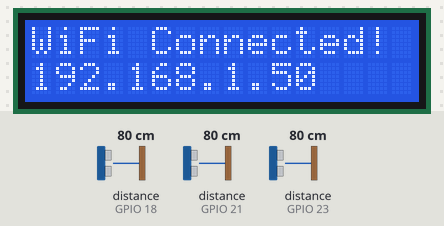
Recording of a sketch running on a simulated ESP32. Shown: 16×2 character LCD. Wiring (inferred from the names in the program): 3 × ultrasonic range finder: trigger GPIO 5, echo GPIO 18 / trigger GPIO 19, echo GPIO 21 / trigger GPIO 22, echo GPIO 23. Inputs (shaded band) come from the test bench; at power-on: distance to the obstacle (sensors on GPIO 18, GPIO 21, GPIO 23) 80 cm. The echo pulse lasts 58.3 µs per cm; WiFi joins after 1.5 s; servers stay silent unless stated; what the sketch prints to the serial monitor is not drawn.

Above: at 3.7 s.
At 8.1 s:
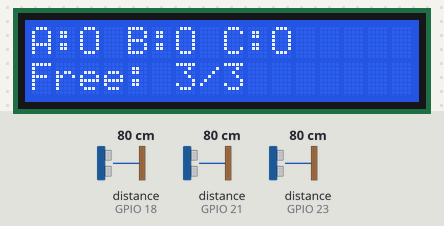
8.2 s: distance to the obstacle (sensor on GPIO 18) set to 18 cm
11.8 s: distance to the obstacle (sensor on GPIO 18) set to 14 cm
At 13.1 s:
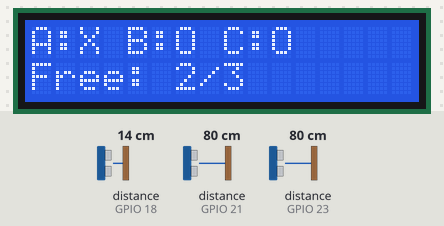
14.0 s: distance to the obstacle (sensor on GPIO 21) set to 17 cm
16.6 s: distance to the obstacle (sensor on GPIO 21) set to 13 cm
At 17.9 s:
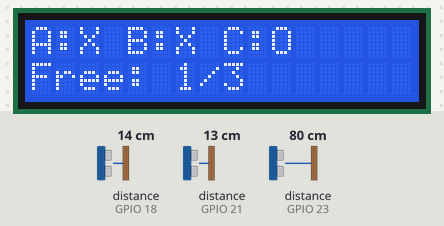
18.8 s: distance to the obstacle (sensor on GPIO 23) set to 17 cm
21.7 s: distance to the obstacle (sensor on GPIO 23) set to 14 cm
At 22.5 s:
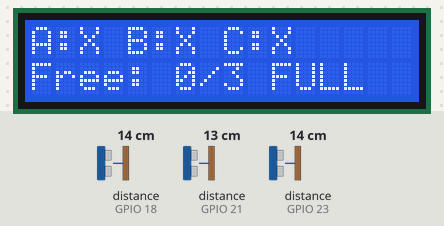
Timing chart, 0 to 24.7 s (numbered marks = the images above; inputs shaded):
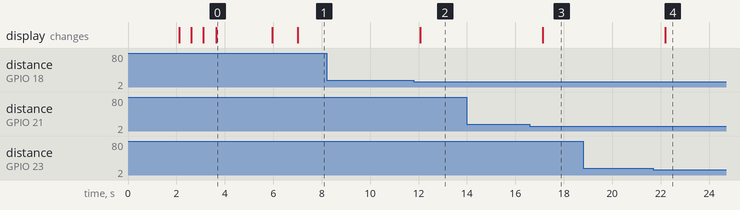

Measured:
- the behaviour switches between 16 and 15 cm on distance to the obstacle (sensor on GPIO 18) (found by bisection; images 1 and 2)
- the behaviour switches between 16 and 15 cm on distance to the obstacle (sensor on GPIO 21) (found by bisection; images 2 and 3)
- the behaviour switches between 16 and 15 cm on distance to the obstacle (sensor on GPIO 23) (found by bisection; images 3 and 4)
- after the input at 8.2 s, every drawn part: stays the same
- after the input at 11.8 s, the display: changes after 0.28 s (image 2)
- after the input at 14.0 s, every drawn part: stays the same
- after the input at 16.6 s, the display: changes after 0.54 s (image 3)
- after the input at 18.8 s, every drawn part: stays the same
- after the input at 21.7 s, the display: changes after 0.49 s (image 4)
- what the display in image 0 shows lasts 2.4 s, from 3.6 s to 6.0 s

The sketch:

smart_parking.ino
```cpp
/*
 * Smart Parking System - ESP32 Code
 *
 * Features:
 * - 3 Ultrasonic sensors for parking slot detection
 * - LCD 16x2 display for local status
 * - Firebase Realtime Database integration
 * - WiFi connectivity
 *
 * Hardware:
 * - ESP32 Dev Board
 * - 3x HC-SR04 Ultrasonic Sensors
 * - LCD 16x2 with I2C
 * - 2x 18650 batteries + 5V step-down
 */

#include <WiFi.h>
#include <FirebaseESP32.h>
#include <Wire.h>
#include <LiquidCrystal_I2C.h>

// ===== WiFi Credentials =====
#define WIFI_SSID "YOUR_WIFI_SSID"
#define WIFI_PASSWORD "YOUR_WIFI_PASSWORD"

// ===== Firebase Configuration =====
#define FIREBASE_HOST "YOUR_PROJECT_ID.firebaseio.com"
#define FIREBASE_AUTH "YOUR_FIREBASE_DATABASE_SECRET"

// ===== Ultrasonic Sensor Pins =====
// Slot A
#define TRIG_A 5
#define ECHO_A 18

// Slot B
#define TRIG_B 19
#define ECHO_B 21

// Slot C
#define TRIG_C 22
#define ECHO_C 23

// ===== LCD Configuration =====
#define LCD_ADDRESS 0x27  // Change to 0x3F if 0x27 doesn't work
#define LCD_COLUMNS 16
#define LCD_ROWS 2

// ===== Detection Settings =====
#define DISTANCE_THRESHOLD 15  // Distance in cm to consider slot occupied
#define UPDATE_INTERVAL 1000   // Update every 1 second

// ===== Global Objects =====
FirebaseData firebaseData;
FirebaseConfig firebaseConfig;
FirebaseAuth firebaseAuth;
LiquidCrystal_I2C lcd(LCD_ADDRESS, LCD_COLUMNS, LCD_ROWS);

// ===== Global Variables =====
bool slotA_occupied = false;
bool slotB_occupied = false;
bool slotC_occupied = false;
int availableSlots = 3;
unsigned long lastUpdate = 0;

// ===== Function Declarations =====
float getDistance(int trigPin, int echoPin);
void updateLCD();
void sendToFirebase();
void connectWiFi();
void initFirebase();

void setup() {
  Serial.begin(115200);
  Serial.println("Smart Parking System Starting...");

  // Initialize ultrasonic sensors
  pinMode(TRIG_A, OUTPUT);
  pinMode(ECHO_A, INPUT);
  pinMode(TRIG_B, OUTPUT);
  pinMode(ECHO_B, INPUT);
  pinMode(TRIG_C, OUTPUT);
  pinMode(ECHO_C, INPUT);

  // Initialize LCD
  lcd.init();
  lcd.backlight();
  lcd.clear();
  lcd.setCursor(0, 0);
  lcd.print("Smart Parking");
  lcd.setCursor(0, 1);
  lcd.print("Initializing...");

  delay(2000);

  // Connect to WiFi
  connectWiFi();

  // Initialize Firebase
  initFirebase();

  lcd.clear();
  lcd.setCursor(0, 0);
  lcd.print("System Ready!");
  delay(1000);
}

void loop() {
  unsigned long currentMillis = millis();

  // Update every second
  if (currentMillis - lastUpdate >= UPDATE_INTERVAL) {
    lastUpdate = currentMillis;

    // Read distances from sensors
    float distA = getDistance(TRIG_A, ECHO_A);
    float distB = getDistance(TRIG_B, ECHO_B);
    float distC = getDistance(TRIG_C, ECHO_C);

    // Determine slot occupancy
    slotA_occupied = (distA > 0 && distA < DISTANCE_THRESHOLD);
    slotB_occupied = (distB > 0 && distB < DISTANCE_THRESHOLD);
    slotC_occupied = (distC > 0 && distC < DISTANCE_THRESHOLD);

    // Calculate available slots
    availableSlots = 0;
    if (!slotA_occupied) availableSlots++;
    if (!slotB_occupied) availableSlots++;
    if (!slotC_occupied) availableSlots++;

    // Debug output
    Serial.println("=== Parking Status ===");
    Serial.printf("Slot A: %.1fcm - %s\n", distA, slotA_occupied ? "OCCUPIED" : "AVAILABLE");
    Serial.printf("Slot B: %.1fcm - %s\n", distB, slotB_occupied ? "OCCUPIED" : "AVAILABLE");
    Serial.printf("Slot C: %.1fcm - %s\n", distC, slotC_occupied ? "OCCUPIED" : "AVAILABLE");
    Serial.printf("Available: %d/3\n\n", availableSlots);

    // Update LCD display
    updateLCD();

    // Send data to Firebase
    if (WiFi.status() == WL_CONNECTED) {
      sendToFirebase();
    } else {
      Serial.println("WiFi disconnected! Reconnecting...");
      connectWiFi();
    }
  }
}

// ===== Get Distance from Ultrasonic Sensor =====
float getDistance(int trigPin, int echoPin) {
  digitalWrite(trigPin, LOW);
  delayMicroseconds(2);
  digitalWrite(trigPin, HIGH);
  delayMicroseconds(10);
  digitalWrite(trigPin, LOW);

  long duration = pulseIn(echoPin, HIGH, 30000); // 30ms timeout

  if (duration == 0) {
    return -1; // No echo received
  }

  float distance = duration * 0.034 / 2; // Speed of sound: 340m/s
  return distance;
}

// ===== Update LCD Display =====
void updateLCD() {
  lcd.clear();

  // Line 1: Show individual slot status
  lcd.setCursor(0, 0);
  lcd.print("A:");
  lcd.print(slotA_occupied ? "X" : "O");
  lcd.print(" B:");
  lcd.print(slotB_occupied ? "X" : "O");
  lcd.print(" C:");
  lcd.print(slotC_occupied ? "X" : "O");

  // Line 2: Show available count
  lcd.setCursor(0, 1);
  lcd.print("Free: ");
  lcd.print(availableSlots);
  lcd.print("/3");

  if (availableSlots == 0) {
    lcd.print(" FULL");
  }
}

// ===== Send Data to Firebase =====
void sendToFirebase() {
  // Update individual slot status
  Firebase.setBool(firebaseData, "/parking/slots/slotA/occupied", slotA_occupied);
  Firebase.setBool(firebaseData, "/parking/slots/slotB/occupied", slotB_occupied);
  Firebase.setBool(firebaseData, "/parking/slots/slotC/occupied", slotC_occupied);

  // Update slot names (for display)
  Firebase.setString(firebaseData, "/parking/slots/slotA/name", "Slot A");
  Firebase.setString(firebaseData, "/parking/slots/slotB/name", "Slot B");
  Firebase.setString(firebaseData, "/parking/slots/slotC/name", "Slot C");

  // Update summary
  Firebase.setInt(firebaseData, "/parking/summary/totalSlots", 3);
  Firebase.setInt(firebaseData, "/parking/summary/availableSlots", availableSlots);
  Firebase.setInt(firebaseData, "/parking/summary/occupiedSlots", 3 - availableSlots);

  // Update timestamp
  Firebase.setInt(firebaseData, "/parking/summary/lastUpdate", millis() / 1000);

  // Set system status
  Firebase.setString(firebaseData, "/parking/system/status", "online");

  Serial.println("Data sent to Firebase successfully!");
}

// ===== Connect to WiFi =====
void connectWiFi() {
  Serial.print("Connecting to WiFi: ");
  Serial.println(WIFI_SSID);

  lcd.clear();
  lcd.setCursor(0, 0);
  lcd.print("Connecting WiFi");

  WiFi.begin(WIFI_SSID, WIFI_PASSWORD);

  int attempts = 0;
  while (WiFi.status() != WL_CONNECTED && attempts < 20) {
    delay(500);
    Serial.print(".");
    lcd.setCursor(attempts % 16, 1);
    lcd.print(".");
    attempts++;
  }

  if (WiFi.status() == WL_CONNECTED) {
    Serial.println("\nWiFi Connected!");
    Serial.print("IP Address: ");
    Serial.println(WiFi.localIP());

    lcd.clear();
    lcd.setCursor(0, 0);
    lcd.print("WiFi Connected!");
    lcd.setCursor(0, 1);
    lcd.print(WiFi.localIP());
    delay(2000);
  } else {
    Serial.println("\nWiFi Connection Failed!");
    lcd.clear();
    lcd.setCursor(0, 0);
    lcd.print("WiFi Failed!");
    lcd.setCursor(0, 1);
    lcd.print("Check Settings");
    delay(3000);
  }
}

// ===== Initialize Firebase =====
void initFirebase() {
  Serial.println("Initializing Firebase...");

  firebaseConfig.host = FIREBASE_HOST;
  firebaseConfig.signer.tokens.legacy_token = FIREBASE_AUTH;

  Firebase.begin(&firebaseConfig, &firebaseAuth);
  Firebase.reconnectWiFi(true);

  // Set initial system status
  Firebase.setString(firebaseData, "/parking/system/name", "Smart Parking System");
  Firebase.setString(firebaseData, "/parking/system/location", "Main Parking Area");

  Serial.println("Firebase initialized!");
}
```
